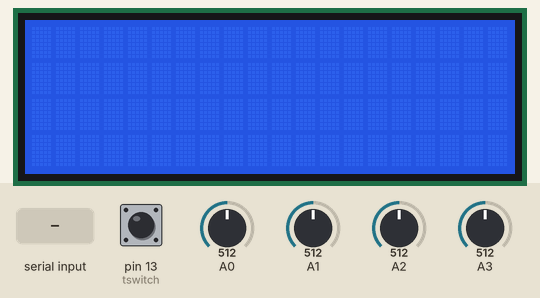
A sketch run on a simulated Arduino Uno, built with avr-gcc and run on an emulated ATmega328P. Shown: 20×4 character LCD. The inputs (shaded band) are chosen by the test bench; at power-on: pin 13 (tswitch) HIGH, A0 = 512, A1 = 512, A2 = 512, A3 = 512. What the sketch prints to the serial monitor is not drawn.

Above: at 1.2 s.
1.3 s: "M" received over Serial
At 1.7 s:
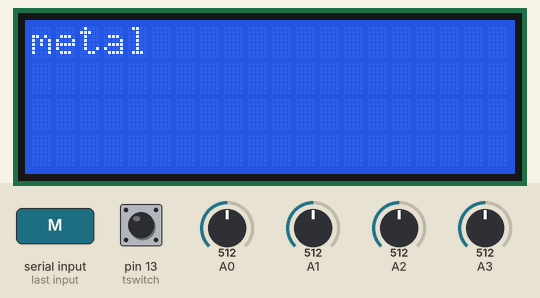
2.8 s: "T" received over Serial
At 3.9 s:
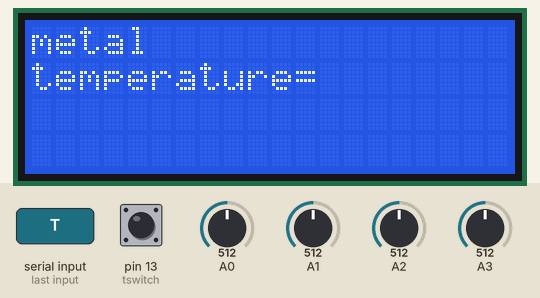
4.3 s: byte 56 ('8') received over Serial
At 4.9 s:
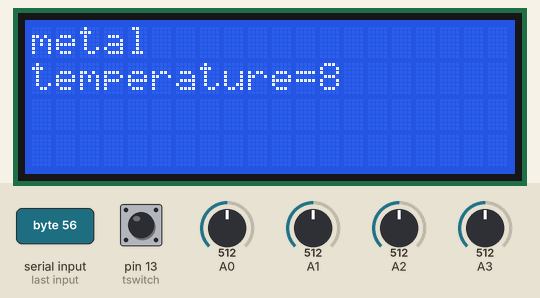
5.8 s: byte 57 ('9') received over Serial
Timing chart, 0 to 7.9 s (numbered marks = the images above; inputs shaded):
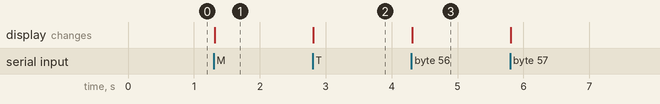

Measured:
- after the input at 1.3 s, the display: changes at once (image 1)
- after the input at 2.8 s, the display: changes at once (image 2)
- after the input at 4.3 s, the display: changes at once (image 3)

The sketch:

arduinoCode.ino
```cpp
#include<LiquidCrystal.h>
LiquidCrystal LCD(6,7,5,3,4,2);
int readValue,temp2;
char temp[11];
char rxtemp;
char rxflag;
char rxcount;
char metal,vtg1,vtg2;
float temperature;
#define full 5.00
#define low  0.00
#define mid  2.50
float v1,v2,v3,v4;
int tswitch=13;
void setup()
{
  // put your setup code here, to run once:
  LCD.begin(20,4);
  pinMode(A0,INPUT);
  pinMode(A1,INPUT);
  pinMode(A2,INPUT);
  pinMode(A3,INPUT);
  pinMode(13,INPUT);
  digitalWrite(tswitch,HIGH);
  Serial.begin(9600);
  temp[0] = '0';
  temp[1] = '1';
  temp[2] = '2';
  temp[3] = '3';
  temp[4] = '4';
  temp[5] = '5';
  temp[6] = '6';
  temp[7] = '7';
  temp[8] = '8';
  temp[9] = '9';
}
void serialEvent()
{
  if(Serial.available())
  {
    rxtemp = (char)Serial.read();
    //if(rxflag==255)
    //{
      //temp[rxcount]=rxtemp;
      //rxcount++;
      //LCD.print(rxtemp);

    //}
    /*else if(rxcount==2)
    {
      rxcount=0;
    }*/
  }
  }

void loop() {
  // put your main code here, to run repeatedly:
  readValue=analogRead(A0);
  v1=(5./1023.)*readValue;
  //Serial.println(voltage);

  readValue=analogRead(A1);
  v2=(5./1023.)*readValue;
  //Serial.println(voltage);

  readValue=analogRead(A2);
  v3=(5./1023.)*readValue;
  //Serial.println(voltage);

  readValue=analogRead(A3);
  v4=(5./1023.)*readValue;
  //Serial.println(voltage);
  //Serial.println(" ");
  //delay(2000);
  if(v1==full)
  {
    Serial.println("F");
    delay(500);
    v1=mid;
  }
  else if(v2==full)
  {
    Serial.println("R");
    delay(500);
    v2=mid;
  }
  else if(v1==low)
  {
    Serial.println("B");
    delay(500);
    v1=mid;
  }
  else if(v2==low)
  {
    Serial.println("L");
    delay(500);
    v2=mid;
  }
  else
  {
    Serial.println("N");

  }
  if(v3==full)
  {
    Serial.println("f");
    delay(500);
    v2=mid;
  }
  else if(v4==full)
  {
    Serial.println("H");
    delay(500);
    v4=mid;
  }
  else if(v3==low)
  {
    Serial.println("b");
    delay(500);
    v3=mid;
  }
  else if(v4==low)
  {
    Serial.println("r");
    delay(500);
    v2=mid;
  }
  else
  {
    Serial.println("n");
  }
  if(rxtemp=='T')
  {
    rxflag = '1';
   // Serial.println(rxtemp);
    LCD.setCursor(0,1);
    LCD.print("temperature=");
    rxtemp=0;
  }
    if(rxtemp=='M')
  {
    Serial.println(rxtemp);
    LCD.setCursor(0,0);
    LCD.print("metal");
    rxtemp=0;
  }
int  val = digitalRead(tswitch);

  if(val==low)
  {
    Serial.println('T');
    delay(500);
  }
  if(rxflag=='1')
  {
    //Serial.println('R');
      if((rxcount<'7')&(rxtemp != 0))
      {
          //Serial.println('D');
          if(rxtemp=='0')
          {
            LCD.print(temp[0]);
          }
          else if(rxtemp=='1')
          {
            LCD.print(temp[1]);
          }
          else if(rxtemp=='2')
          {
            LCD.print(temp[2]);
          }
          else if(rxtemp=='3')
          {
            LCD.print(temp[3]);
          }
          else if(rxtemp=='4')
          {
            LCD.print(temp[4]);
          }
          else if(rxtemp=='5')
          {
            LCD.print(temp[5]);
          }
           else if(rxtemp=='6')
          {
            LCD.print(temp[6]);
          }
          else if(rxtemp=='7')
          {
            LCD.print(temp[7]);
          }
           else  if(rxtemp=='8')
          {
            LCD.print(temp[8]);
          }
          else if(rxtemp=='9')
          {
            LCD.print(temp[9]);
          }
          else
          {
            LCD.print('.');
          }
          rxtemp = 0;
      }
   }
}
```
